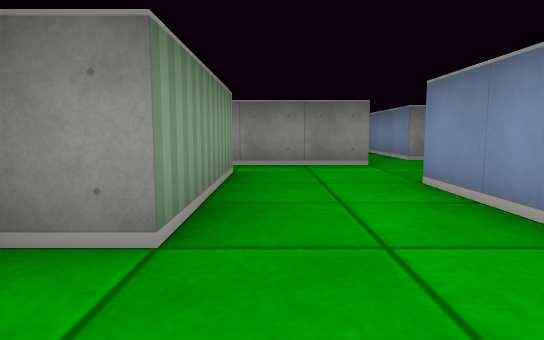
view 1 (above)

16 first-person views from a walk through a cub3D ray-caster map. The camera is about half as high as the walls, tilts 6° down and sees 75° across. The floor is counted in squares. Each view is taken from the middle of a square. On the plan, view 1 faces up. The plan holds only what a view shows up to about 9 squares ahead; the rest is blank.

view 2
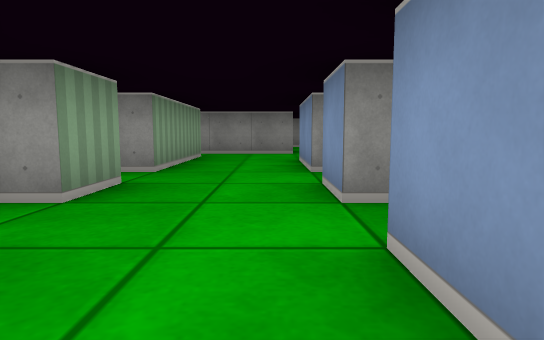

view 3
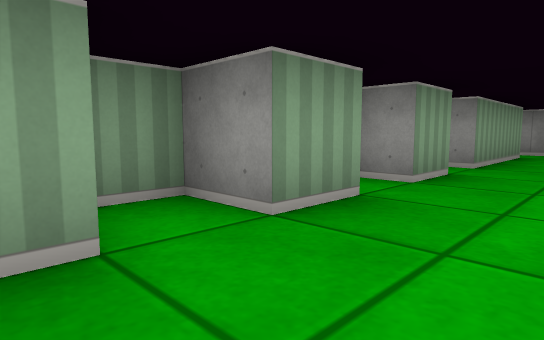

view 4
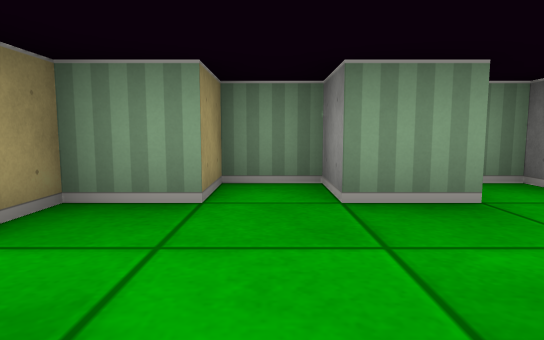

view 5
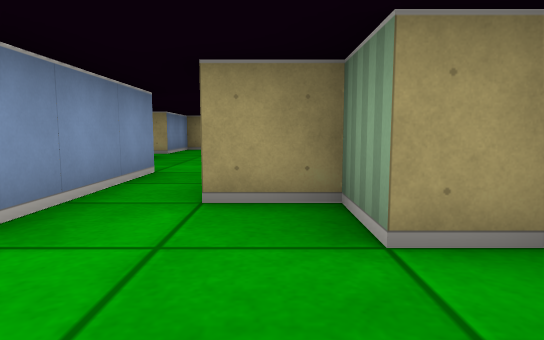

view 6
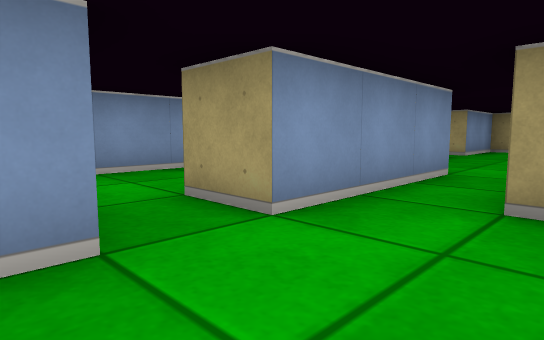

view 7
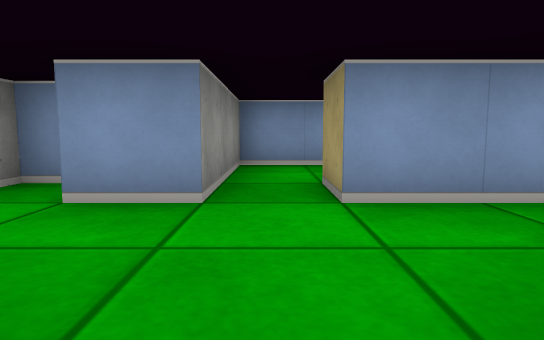

view 8
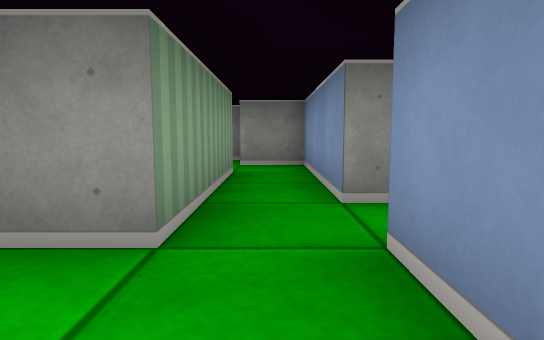

view 9
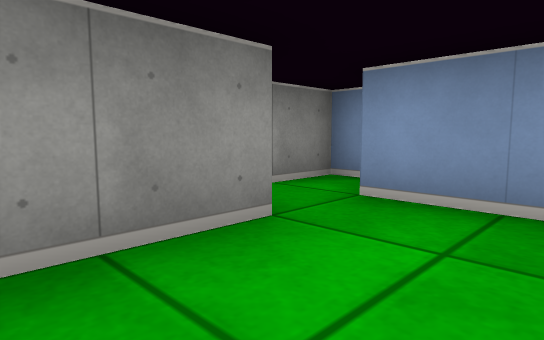

view 10
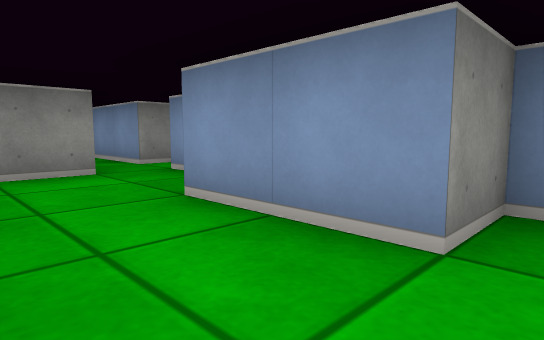

view 11
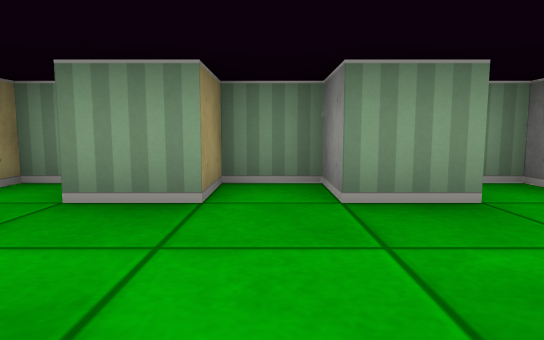

view 12
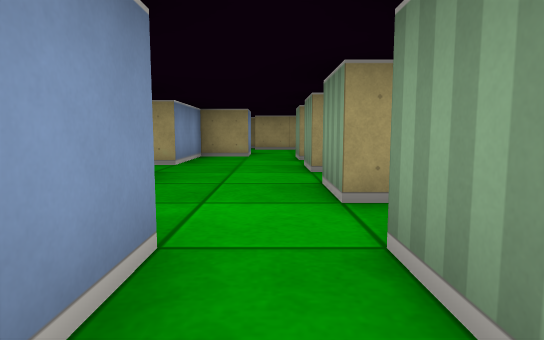

view 13
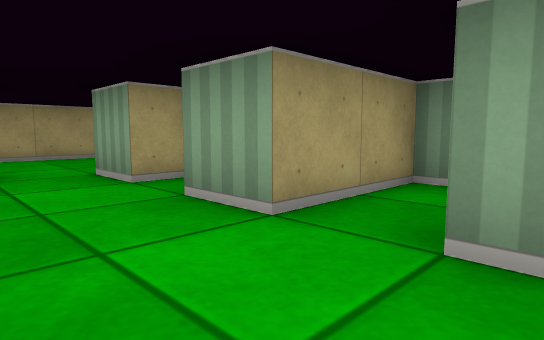

view 14
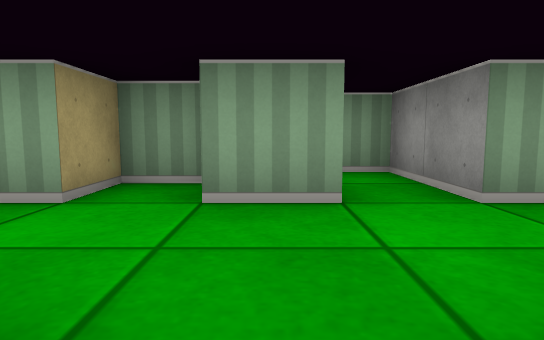

view 15
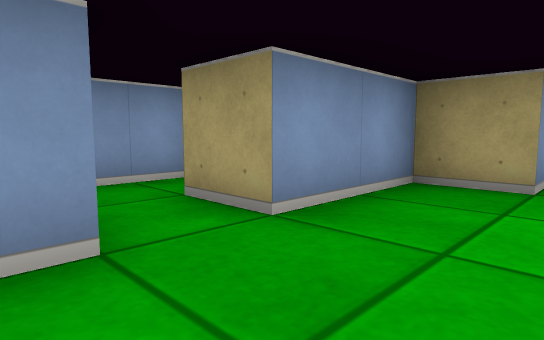

view 16
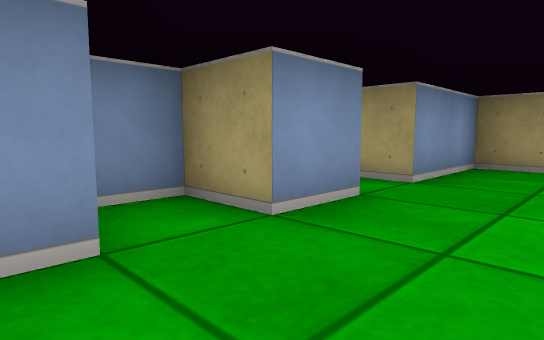

### Floor plan
Points are (right, up) in squares from view 1. A wall is a line through its corners. A room is listed if a view was taken in it or the views show most of it. See-through windows are left out.
Room 1 (views 1, 5, 6, 11)
walls: (-0.5, 0.6) (-0.5, -0.5) (-1.5, -0.5) (-1.5, -1.5) (-0.5, -1.5) (-0.5, -2.5); (1.5, -2.5) (1.5, -1.5); (2.5, -1) (2.5, -0.5) (1.5, -0.5) (1.5, 0.5)
ways out: opening at (0.5, -2) to room 2; opening at (0.5, 0) to room 4
Room 2 (views 2, 3, 7, 12)
walls: (-0.5, -2.5) (-1.5, -2.5) (-1.5, -3.5) (-0.5, -3.5) (-0.5, -4.5) (0.5, -4.5); (0.5, -5.5) (0.5, -6.5); (1.5, -6.6) (1.5, -3.5)
ways out: opening at (0.5, -2) to room 1; opening at (2, -3) to room 3; opening at (1, -7) to room 5
Room 3 (view 4)
walls: (4.5, -4.8) (4.5, -2.5) (1.5, -2.5); (1.5, -3.5) (2.5, -3.5)
ways out: opening at (2, -3) to room 2
Room 4 (views 8, 9, 10)
walls: (2.5, 4.2) (2.5, 5.5); (-0.5, 4.5) (-0.5, 1.5) (-1.5, 1.5) (-1.5, 1); (2.6, 1.5) (1.5, 1.5) (1.5, 3.5); (3.5, 6) (3.5, 6.5) (2.5, 6.5) (2.5, 9.5) (1.5, 9.5); (1.5, 8.5) (1.5, 5.5) (-0.8, 5.5)
ways out: opening at (0.5, 0) to room 1; opening at (1, 9)
Room 5 (views 13, 15, 16)
walls: (2.5, -9.6) (2.5, -8.5); (-0.5, -10.6) (-0.5, -11.5) (0.5, -11.5) (0.5, -12.5); (0.5, -7.5) (0.5, -8.5) (-1.5, -8.5) (-1.5, -9.5) (0.5, -9.5) (0.5, -10.5); (1.5, -12.5) (2.5, -12.5) (2.5, -10.5); (2.5, -7.6) (2.5, -7.1); (3.5, -8.5) (3.5, -7.8)
ways out: opening at (1, -7) to room 2; opening at (3, -10) to room 6; opening at (1, -12)
Room 6 (view 14)
walls: (4.5, -11.1) (4.5, -10.1); (2.5, -10.5) (3.5, -10.5)
ways out: opening at (3, -10) to room 5

Where each view was taken, in squares from view 1:
view 1: 0 up, 0 right, facing up
view 2: 3 down, 1 right, facing up
view 3: 4 down, 1 right, facing up-left
view 4: 3 down, 2 right, facing left
view 5: 2 down, 0 right, facing down
view 6: 2 down, 0 right, facing down-right
view 7: 3 down, 1 left, facing right
view 8: 4 up, 2 right, facing up
view 9: 4 up, 0 right, facing up-right
view 10: 1 up, 0 right, facing up-right
view 11: 1 down, 2 right, facing left
view 12: 5 down, 1 right, facing down
view 13: 8 down, 2 right, facing down-left
view 14: 10 down, 3 right, facing left
view 15: 9 down, 1 right, facing down-right
view 16: 7 down, 1 right, facing down-right
